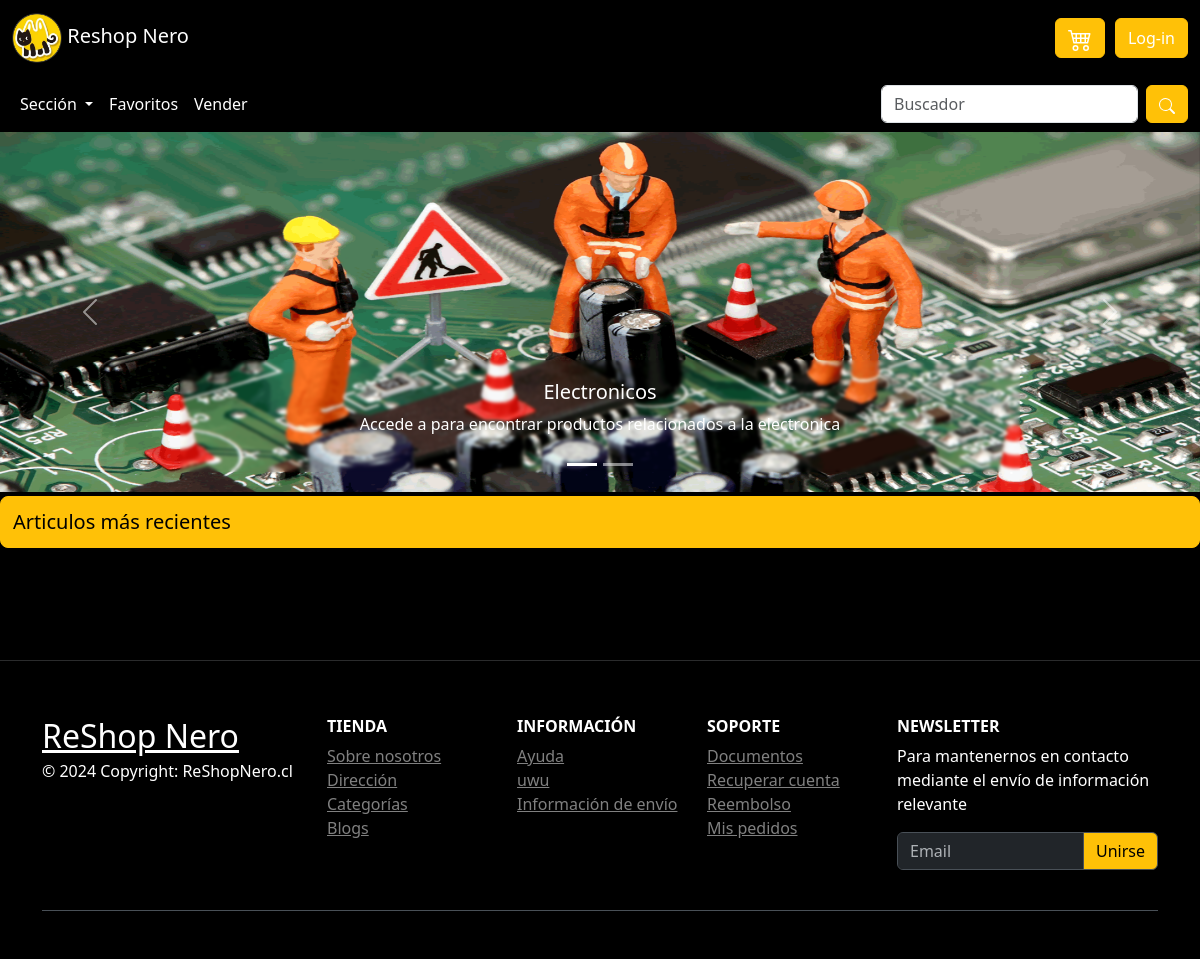
Before: / with the older database file.
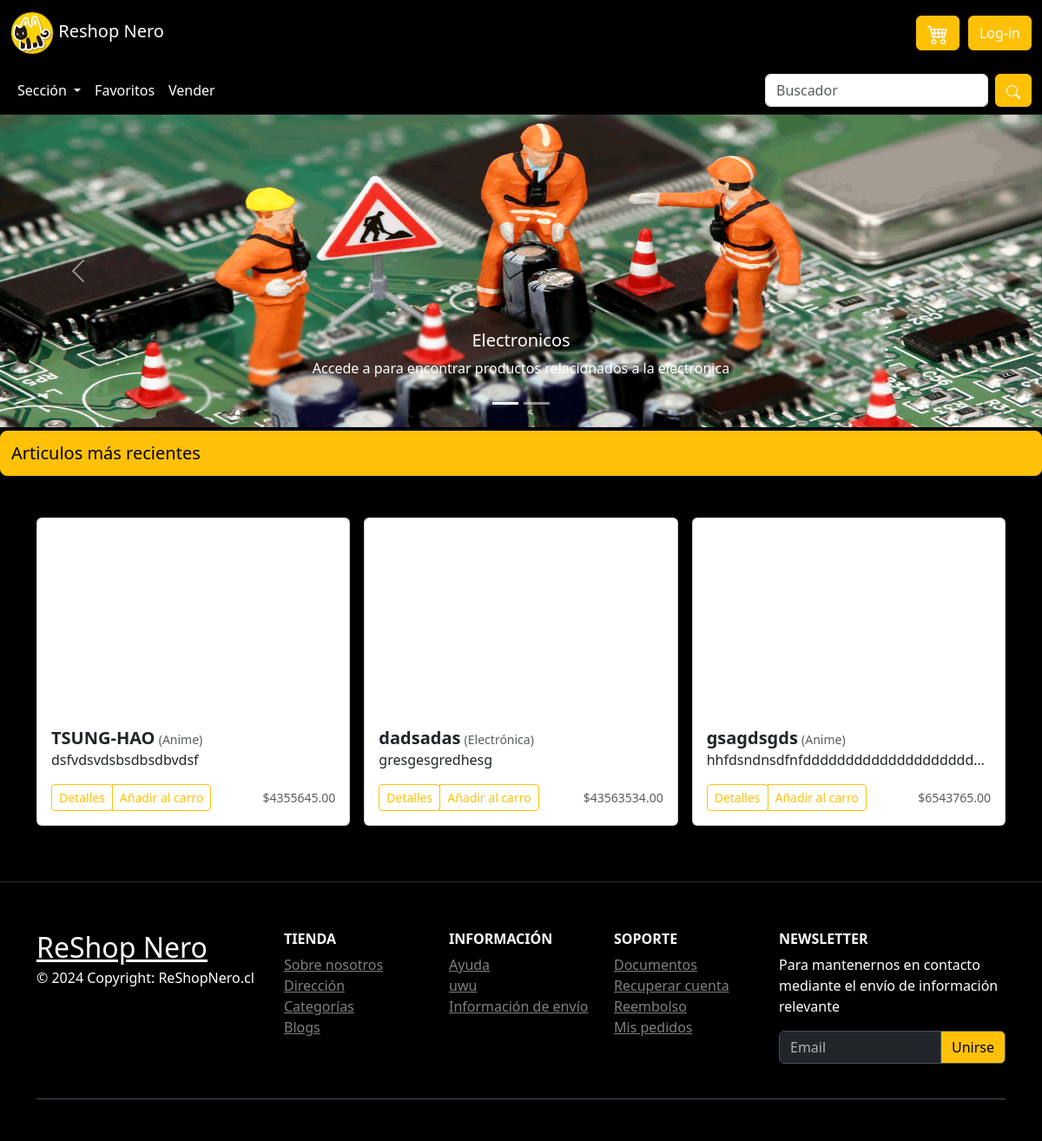
After: the same page with the newer database file.
### uni_segun/models.py (models this page shows, shortened)
class Producto(models.Model):
    nombre = models.CharField(max_length=255)
    descripcion = models.TextField()
    precio = models.DecimalField(max_digits=10, decimal_places=2)
    categoria = models.ForeignKey(CategoriaProducto, on_delete=models.CASCADE)
    imagen = models.ImageField(upload_to='productos/', null=True, blank=True)

class CategoriaProducto(models.Model):
    nombre = models.CharField(max_length=255)

### uni_segun/views.py (the view)
# urls.py: path('', views.index, name='index'),
def index(request):
    productos = Producto.objects.all()
    context = {'productos': productos}
    return render(request, 'index.html', context)

### uni_segun/templates/index.html (shortened to what this page needs)
{% load static %}
<!DOCTYPE html>
<html lang="es">
<head>
    <link href="{% static 'bootstrap-5.3.3/dist/css/bootstrap.min.css' %}" rel="stylesheet">
    <link rel="stylesheet" href="{% static 'css/style.css' %}">
</head>
<body>
    <div class="sticky-top">
        <nav class="navbar navbar-expand-lg navbar-dark navbar-custom" data-bs-theme="dark">
            <div class="container-fluid">
                <a class="navbar-brand" href="{% url 'index' %}"><img src="{% static 'imgs/logo.png' %}" alt="" style="height: 50px; width: 50px;"> Reshop Nero</a>
                <form class="d-flex" role="button">
                    <button type="button" class="btn btn-warning position-relative" style="margin-right: 10px;" data-bs-toggle="modal" data-bs-target="#inicioSesion">
                    </button>
                    <button type="button" class="btn btn-warning" style="color: white;" data-bs-toggle="modal" data-bs-target="#inicioSesion">
                        Log-in
                    </button>
                </form>
            </div>
        </nav>
        <nav class="navbar navbar-expand-lg navbar-dark navbar-custom">
            <div class="container-fluid">
                <div class="collapse navbar-collapse" id="navbarSupportedContent">
                    <ul class="navbar-nav me-auto mb-2 mb-lg-0">
                        <li class="nav-item dropdown">
                            <a class="nav-link active dropdown-toggle" href="#" role="button" data-bs-toggle="dropdown" aria-expanded="false">
                                Sección
                            </a>
                        </li>
                    </ul>
                    <div class="collapse navbar-collapse" id="navbarNav">
                        <ul class="navbar-nav">
                            <li class="nav-item">
                                <a class="nav-link active" href="#">Favoritos</a>
                            </li>
                            <li class="nav-item">
                                <a class="nav-link active" href="#">Vender</a>
                            </li>
                        </ul>
                    </div>
                    <form class="d-flex" role="search">
                        <input class="form-control me-2" type="search" placeholder="Buscador" aria-label="Search">
                        <button class="btn btn-warning" type="submit"></button>
                    </form>
                </div>
            </div>
        </nav>
    </div>
    <div id="carouselExampleCaptions" class="carousel slide">
        <div class="carousel-indicators">
            <button type="button" data-bs-target="#carouselExampleCaptions" data-bs-slide-to="0" class="active" aria-current="true" aria-label="Slide 1"></button>
            <button type="button" data-bs-target="#carouselExampleCaptions" data-bs-slide-to="1" aria-label="Slide 2"></button>
        </div>
        <div class="carousel-inner">
            <div class="carousel-item active">
                <img src="{% static 'imgs/electronicobaner.jpg' %}" class="d-block w-100" style="height: 30dvw" alt="...">
                <div class="carousel-caption d-none d-md-block d-block" style="backdrop-filter: blur(1.5px);">
                    <h5>Electronicos</h5>
                    <p>Accede a para encontrar productos relacionados a la electronica</p>
                </div>
            </div>
        </div>
        <button class="carousel-control-prev" type="button" data-bs-target="#carouselExampleCaptions" data-bs-slide="prev">
            <span class="carousel-control-prev-icon" aria-hidden="true"></span>
        </button>
        <button class="carousel-control-next" type="button" data-bs-target="#carouselExampleCaptions" data-bs-slide="next">
            <span class="carousel-control-next-icon" aria-hidden="true"></span>
        </button>
    </div>
    <nav class="navbar navbar-expand-lg navbar-dark bg-dark mt-1 border border-black rounded-3 ele-per">
        <div class="container-fluid">
            <span class="navbar-brand mb-0 h1" style="color: black;">Articulos más recientes</span>
        </div>
    </nav>
    <div class="album py-5 bg-body-black">
        <div class="container">
            <div class="row row-cols-1 row-cols-sm-2 row-cols-md-3 g-3">
                {% for producto in productos %}
                <div class="col">
                    <div class="card shadow-sm">
                        <div style="background-image: url({{ producto.imagen.url }}); background-size: cover; height: 225px; background-repeat: no-repeat;"></div>
                        <div class="card-body">
                            <h5 style="display: inline;" class="fw-bold">{{ producto.nombre }}</h5>
                            <small class="text-body-secondary">({{ producto.categoria.nombre }})</small>
                            <p class="card-text text-dark text-truncate">{{ producto.descripcion }}</p>
                            <div class="d-flex justify-content-between align-items-center">
                                <div class="btn-group">
                                    <a href="{% url 'paginaProductoPrueva' %}"><button type="button" class="btn btn-sm btn-outline-warning">Detalles</button></a>
                                    <button type="button" class="btn btn-sm btn-outline-warning" data-bs-toggle="modal" data-bs-target="#inicioSesion">Añadir al carro</button>
                                </div>
                                <small class="text-body-secondary preci-secondary">${{ producto.precio }}</small>
                            </div>
                        </div>
                    </div>
                </div>
                {% endfor %}
            </div>
                </div>
            </div>
<footer class="text-center text-lg-start text-muted bg-dark mt-3" style="background-color: black!important;" data-bs-theme="dark">
    <hr>
    <section class="">
        <div class="container text-center text-md-start pt-4 pb-4">
            <div class="row mt-3">
                <div class="col-12 col-lg-3 col-sm-12 mb-2">
                    <a href="{% url 'index' %}" target="_blank" class="text-white h2">
                        ReShop Nero
                    </a>
                    <p class="mt-1 text-white">
                        © 2024 Copyright: ReShopNero.cl
                    </p>
                </div>
                <div class="col-6 col-sm-4 col-lg-2">
                    <h6 class="text-uppercase text-white fw-bold mb-2">
                        Tienda
                    </h6>
                    <ul class="list-unstyled mb-4">
                        <li><a class="text-white-50" href="#">Sobre nosotros</a></li>
                        <li><a class="text-white-50" href="#">Dirección</a></li>
                        <li><a class="text-white-50" href="#">Categorías</a></li>
                        <li><a class="text-white-50" href="#">Blogs</a></li>
                    </ul>
                </div>
                <div class="col-6 col-sm-4 col-lg-2">
                    <h6 class="text-uppercase text-white fw-bold mb-2">
                        Información
                    </h6>
                    <ul class="list-unstyled mb-4">
                        <li><a class="text-white-50" href="#">Ayuda</a></li>
                        <li><a class="text-white-50" href="#">uwu</a></li>
                        <li><a class="text-white-50" href="#">Información de envío</a></li>
                    </ul>
                </div>
                <div class="col-6 col-sm-4 col-lg-2">
                    <h6 class="text-uppercase text-white fw-bold mb-2">
                        Soporte
                    </h6>
                    <ul class="list-unstyled mb-4">
                        <li><a class="text-white-50" href="#">Documentos</a></li>
                        <li><a class="text-white-50" href="#">Recuperar cuenta</a></li>
                        <li><a class="text-white-50" href="#">Reembolso</a></li>
                        <li><a class="text-white-50" href="#">Mis pedidos</a></li>
                    </ul>
                </div>
                <div class="col-12 col-sm-12 col-lg-3">
                    <h6 class="text-uppercase text-white fw-bold mb-2">Newsletter</h6>
                    <p class="text-white">Para mantenernos en contacto mediante el envío de información relevante</p>
                    <div class="input-group mb-3">
                        <input type="email" class="form-control border" placeholder="Email" aria-label="Email" aria-describedby="button-addon2">
                        <button class="btn btn-warning border shadow-0" type="button" id="button-addon2" data-mdb-ripple-color="dark">
                            Unirse
                        </button>
                    </div>
                </div>
            </div>
        </div>
    </section>
    <div class="">
        <div class="container">
            <div class="d-flex justify-content-between py-4 border-top">
            </div>
        </div>
    </div>
</footer>
</body>
</html>

### uni_segun/static/css/style.css (style rules this page uses)
body { background-color: black; }

### uni_segun/templates/index.html (style rules this page uses)
.ele-per { background-color: #ffc107!important; color: black; border: 1px solid #ffc107!important; }
.navbar-custom, .navbar-custom .navbar-nav .nav-link { background-color: black; color: white; }

Changed rows visible on the page:
added Producto: nombre "TSUNG-HAO", categoria.nombre "Anime", descripcion "dsfvdsvdsbsdbsdbvdsf", precio "4355645.00"
added Producto: nombre "dadsadas", categoria.nombre "Electrónica", descripcion "gresgesgredhesg", precio "43563534.00"
added Producto: nombre "gsagdsgds", categoria.nombre "Anime", descripcion "hhfdsndnsdfnfdddddddddddddddddddd…", precio "6543765.00"
